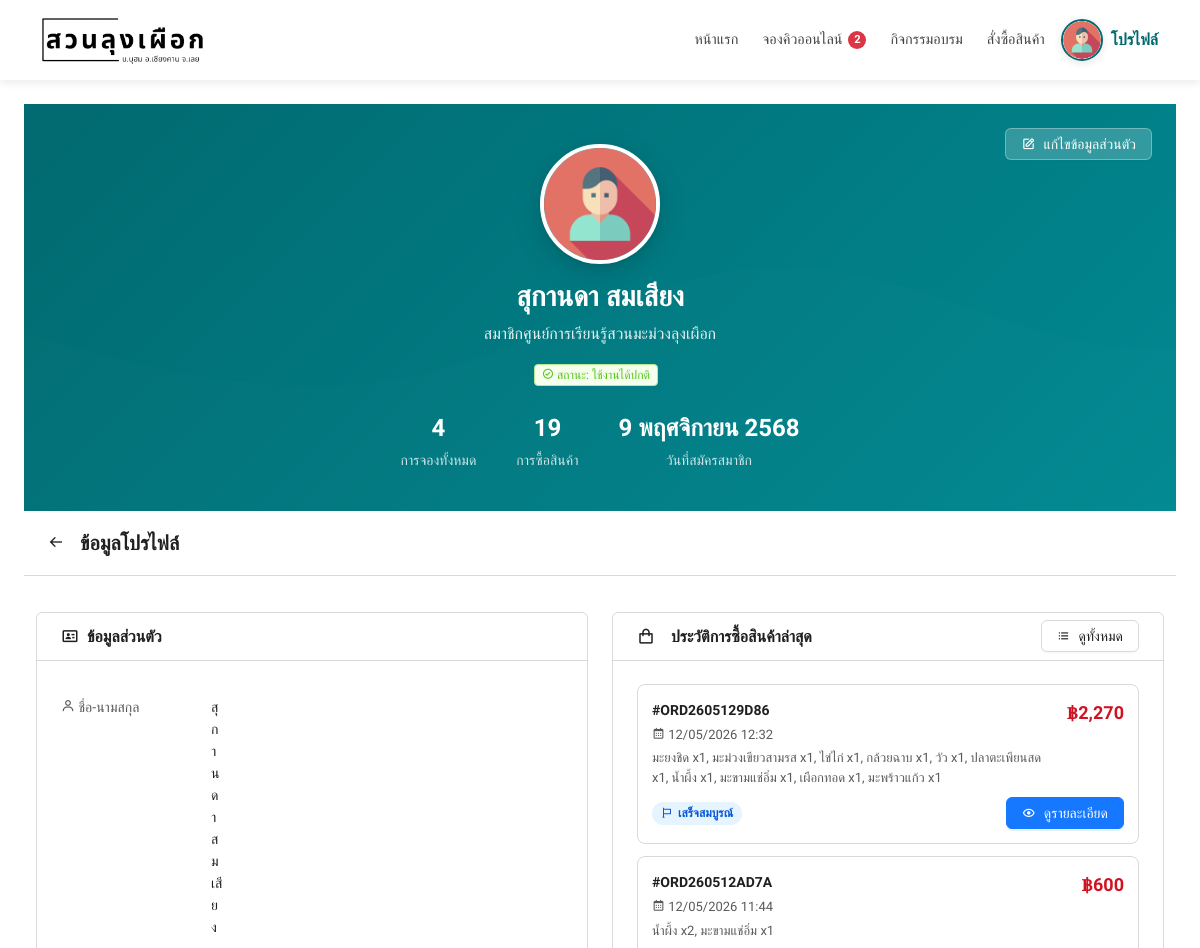
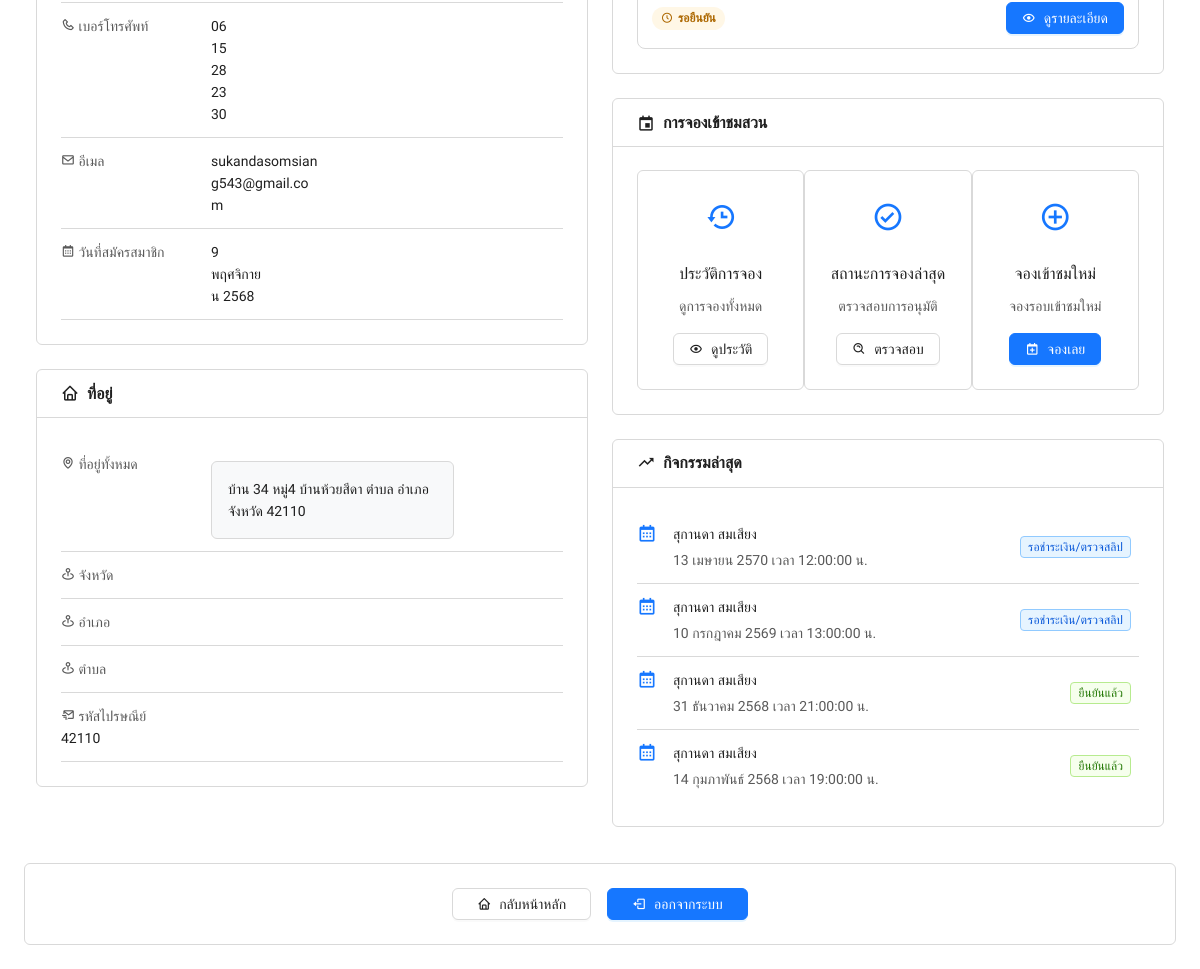
/user/member_profile.php (signed in), run on the app's committed database (2 pictures, top to bottom).
### tables this page shows
CREATE TABLE `orders` (
  `order_id` int(11) NOT NULL,
  `order_code` varchar(50) DEFAULT NULL,
  `member_id` int(11) DEFAULT NULL,
  `customer_name` varchar(255) NOT NULL,
  `customer_phone` varchar(20) NOT NULL,
  `customer_address` text NOT NULL,
  `receive_type` enum('pickup','delivery') NOT NULL,
  `receive_datetime` datetime NOT NULL,
  `order_status` enum('pending','approved','rejected','completed') DEFAULT 'pending',
  `order_date` datetime DEFAULT current_timestamp(),
  `admin_note` text DEFAULT NULL,
  `total_amount` decimal(10,2) DEFAULT NULL
);

CREATE TABLE `bookings` (
  `bookings_id` int(11) UNSIGNED NOT NULL,
  `booking_code` varchar(15) NOT NULL,
  `member_id` int(11) DEFAULT NULL,
  `guest_name` varchar(255) DEFAULT NULL,
  `guest_email` varchar(255) DEFAULT NULL,
  `guest_phone` varchar(50) DEFAULT NULL,
  `booking_date` date NOT NULL,
  `booking_time` time NOT NULL,
  `visitor_count` int(11) NOT NULL DEFAULT 1,
  `lunch_request` tinyint(1) DEFAULT 0,
  `price_total` decimal(10,2) DEFAULT 0.00,
  `deposit_amount` decimal(10,2) DEFAULT 0.00,
  `balance_amount` decimal(10,2) DEFAULT 0.00,
  `booking_type` varchar(50) NOT NULL DEFAULT 'private',
  `status` enum('pending','awaiting_payment','confirmed','cancelled') DEFAULT 'pending',
  `is_member_booking` tinyint(1) DEFAULT 0,
  `attachment_path` varchar(500) DEFAULT NULL,
  `created_at` datetime DEFAULT current_timestamp(),
  `updated_at` datetime DEFAULT current_timestamp() ON UPDATE current_timestamp(),
  `payment_slip` varchar(255) DEFAULT NULL,
  `payment_qr_path` varchar(255) DEFAULT NULL
);

### user/member_profile.php (the view, shortened to what the rows shown need)
<?php
require_once __DIR__ . '/../db/db.php';
$member_id = $_SESSION['member_id'];
$stmt = $conn->prepare("SELECT fullname, address, province_id, district_id, subdistrict_id, zipcode, phone, email, created_at, status FROM members WHERE member_id = ?");
$stmt->bind_param("i", $member_id);
$stmt->execute();
$stmt->bind_result($fullname, $address, $province_id, $district_id, $subdistrict_id, $zipcode, $phone, $email, $created_at, $member_status);
$fullname = $fullname ?? '';
function formatBookingDate($date, $time)
{
    $months = [
        "",
        "มกราคม",
        "กุมภาพันธ์",
        "มีนาคม",
        "เมษายน",
        "พฤษภาคม",
        "มิถุนายน",
        "กรกฎาคม",
        "สิงหาคม",
        "กันยายน",
        "ตุลาคม",
        "พฤศจิกายน",
        "ธันวาคม"
    ];
    $ts = strtotime($date);
    $d = date("j", $ts);
    $m = $months[(int)date("n", $ts)];
    $y = date("Y", $ts) + 543;
    $t = '';
    if (!empty($time)) {
        $t = ' เวลา ' . htmlspecialchars($time) . ' น.';
    }
    return "$d $m $y" . $t;
}
function memberBookingStatusLabel($status)
{
    switch ($status) {
        case 'awaiting_payment':
            return ['label' => 'รอชำระเงิน/ตรวจสลิป', 'style' => 'background:#e6f4ff;border-color:#91caff;color:#0958d9;'];
        case 'confirmed':
            return ['label' => 'ยืนยันแล้ว', 'style' => 'background:#f6ffed;border-color:#b7eb8f;color:#237804;'];
    }
}
function orderStatusInfo($status)
{
    $map = [
        'pending' => ['label' => 'รอยืนยัน', 'class' => 'pending', 'icon' => 'bx-time-five'],
        'approved' => ['label' => 'ยืนยันแล้ว', 'class' => 'approved', 'icon' => 'bx-check-circle'],
        'rejected' => ['label' => 'ถูกปฏิเสธ', 'class' => 'rejected', 'icon' => 'bx-x-circle'],
        'completed' => ['label' => 'เสร็จสมบูรณ์', 'class' => 'completed', 'icon' => 'bx-flag'],
    ];
    return $map[$status] ?? ['label' => $status ?: '-', 'class' => 'pending', 'icon' => 'bx-info-circle'];
}
function formatOrderDate($datetime)
{
    return date('d/m/Y H:i', strtotime($datetime));
}
$recent_orders = [];
$stmtRecentOrders = $conn->prepare("
    SELECT
        o.order_id,
        o.order_code,
        o.order_date,
        o.order_status,
        COALESCE(o.total_amount, SUM(oi.quantity * oi.price), 0) AS total_amount,
        COUNT(oi.item_id) AS item_count,
        GROUP_CONCAT(CONCAT(oi.product_name, ' x', oi.quantity) ORDER BY oi.item_id SEPARATOR ', ') AS item_summary
    FROM orders o
    LEFT JOIN order_items oi ON oi.order_id = o.order_id
    WHERE o.member_id = ?
    GROUP BY o.order_id, o.order_code, o.order_date, o.order_status, o.total_amount
    ORDER BY o.order_date DESC
    LIMIT 2
");
if ($stmtRecentOrders) {
    $stmtRecentOrders->bind_param('i', $member_id);
    if ($stmtRecentOrders->execute()) {
        $recent_orders = $stmtRecentOrders->get_result()->fetch_all(MYSQLI_ASSOC);
    }
}
$recent_bookings = [];
$stmt2 = $conn->prepare("
    SELECT bookings_id, booking_code, booking_date AS date, booking_time AS time, guest_name AS name, status
    FROM bookings
    WHERE member_id = ?
    ORDER BY created_at DESC, bookings_id DESC
    LIMIT 5
");
if ($stmt2) {
    $stmt2->bind_param("i", $member_id);
    if ($stmt2->execute()) {
        $res2 = $stmt2->get_result();
        while ($row = $res2->fetch_assoc()) {
            $recent_bookings[] = $row;
        }
    }
}
?>
<!DOCTYPE html>
<html lang="th">
<head>
    <link rel="stylesheet" href="https://unpkg.com/antd@5.0.0/dist/reset.css">
    <link rel="stylesheet" href="https://unpkg.com/boxicons@2.1.4/css/boxicons.min.css">
</head>
<body>
    <div class="ant-layout">
        <?php include 'navbar.php'; ?>
        <main class="ant-layout-content">
            <div class="profile-header">
                <div class="profile-info">
                    <h1 class="profile-name"><?php echo htmlspecialchars($fullname); ?></h1>
                </div>
            </div>
            <div class="ant-row" style="margin-top: 24px;">
                <div class="ant-col ant-col-12 gutter-row">
                    <div class="ant-card" style="margin-bottom: 24px;">
                        <div class="ant-card-body">
                            <?php if (!empty($recent_orders)): ?>
                                <div class="purchase-history-list">
                                    <?php foreach ($recent_orders as $order): ?>
                                        <?php
                                        $statusInfo = orderStatusInfo($order['order_status'] ?? '');
                                        $itemSummary = trim((string)($order['item_summary'] ?? ''));
                                        ?>
                                        <div class="purchase-history-item">
                                            <div class="purchase-history-top">
                                                <div>
                                                    <div class="purchase-order-code">#<?= htmlspecialchars($order['order_code'] ?? '-') ?></div>
                                                    <div class="purchase-order-date">
                                                        <i class='bx bx-calendar'></i>
                                                        <?= htmlspecialchars(formatOrderDate($order['order_date'] ?? '')) ?>
                                                    </div>
                                                    <div class="purchase-item-summary">
                                                        <?= htmlspecialchars($itemSummary !== '' ? $itemSummary : 'ไม่มีรายการสินค้า') ?>
                                                    </div>
                                                </div>
                                                <div class="purchase-total">฿<?= number_format((float)($order['total_amount'] ?? 0), 0) ?></div>
                                            </div>
                                            <div class="purchase-history-footer">
                                                <span class="order-status-tag <?= htmlspecialchars($statusInfo['class']) ?>">
                                                    <i class='bx <?= htmlspecialchars($statusInfo['icon']) ?>'></i>
                                                    <?= htmlspecialchars($statusInfo['label']) ?>
                                                </span>
                                                <a href="success.php?code=<?= urlencode($order['order_code'] ?? '') ?>" class="ant-btn ant-btn-primary">
                                                    <i class='bx bx-show'></i> ดูรายละเอียด
                                                </a>
                                            </div>
                                        </div>
                                    <?php endforeach; ?>
                                </div>
                            <?php endif; ?>
                        </div>
                    </div>
                    <div class="ant-card" style="margin-top: 24px;">
                        <div class="ant-card-body">
                            <div class="ant-list">
                                <?php if (!empty($recent_bookings)): ?>
                                    <?php foreach ($recent_bookings as $rb): ?>
                                        <div class="ant-list-item">
                                            <div class="ant-list-item-meta">
                                                <div class="ant-list-item-meta-avatar">
                                                    <i class='bx bx-calendar list-item-icon'></i>
                                                </div>
                                                <div class="ant-list-item-meta-content">
                                                    <div class="ant-list-item-meta-title"><?= htmlspecialchars($rb['name']) ?></div>
                                                    <div class="ant-list-item-meta-description"><?= htmlspecialchars(formatBookingDate($rb['date'], $rb['time'])) ?></div>
                                                </div>
                                            </div>
                                            <div class="ant-list-item-action">
                                                <?php
                                                $statusInfo = memberBookingStatusLabel(trim($rb['status'] ?? ''));
                                                echo '<span class="ant-tag" style="' . htmlspecialchars($statusInfo['style']) . '">' . htmlspecialchars($statusInfo['label']) . '</span>';
                                                ?>
                                            </div>
                                        </div>
                                    <?php endforeach; ?>
                                <?php else: ?>
                                    <div class="text-center text-muted">ยังไม่มีรายการจอง</div>
                                <?php endif; ?>
                            </div>
                        </div>
                    </div>
                </div>
            </div>
        </main>
    </div>
</body>
</html>

### data on the page
orders: order_code "ORD2605129D86", order_date "12/05/2026 12:32", itemSummary "มะยงชิด x1, มะม่วงเขียวสามรส x1, ไข่ไก่ x1, กล้วยฉาบ x1, วัว x1, ปลาตะเพียนสด x1, น้ำผึ้ง x1, มะขามแช่อิ่ม x1, เผือกทอด x1, มะพร้าวแก้ว x1", total_amount "2,270", order_status "เสร็จสมบูรณ์"
orders: order_code "ORD260512AD7A", order_date "12/05/2026 11:44", itemSummary "น้ำผึ้ง x2, มะขามแช่อิ่ม x1", total_amount "600", order_status "รอยืนยัน"
bookings: guest_name "สุกานดา สมเสียง", formatBookingDate($rb['date'], $rb['time']) "13 เมษายน 2570 เวลา 12:00:00 น.", status "รอชำระเงิน/ตรวจสลิป"
bookings: guest_name "สุกานดา สมเสียง", formatBookingDate($rb['date'], $rb['time']) "10 กรกฎาคม 2569 เวลา 13:00:00 น.", status "รอชำระเงิน/ตรวจสลิป"
bookings: guest_name "สุกานดา สมเสียง", formatBookingDate($rb['date'], $rb['time']) "31 ธันวาคม 2568 เวลา 21:00:00 น.", status "ยืนยันแล้ว"
bookings: guest_name "สุกานดา สมเสียง", formatBookingDate($rb['date'], $rb['time']) "14 กุมภาพันธ์ 2568 เวลา 19:00:00 น.", status "ยืนยันแล้ว"

### other printed values
$awaiting_qr_payment_count "2"
$fullname "สุกานดา สมเสียง"
$booking_count "4"
$purchase_count "19"
$phone "0615282330"
$email "sukandasomsiang543@gmail.com"
$address "34 หมู่4 บ้านห้วยสีดา"
$zipcode "42110"
